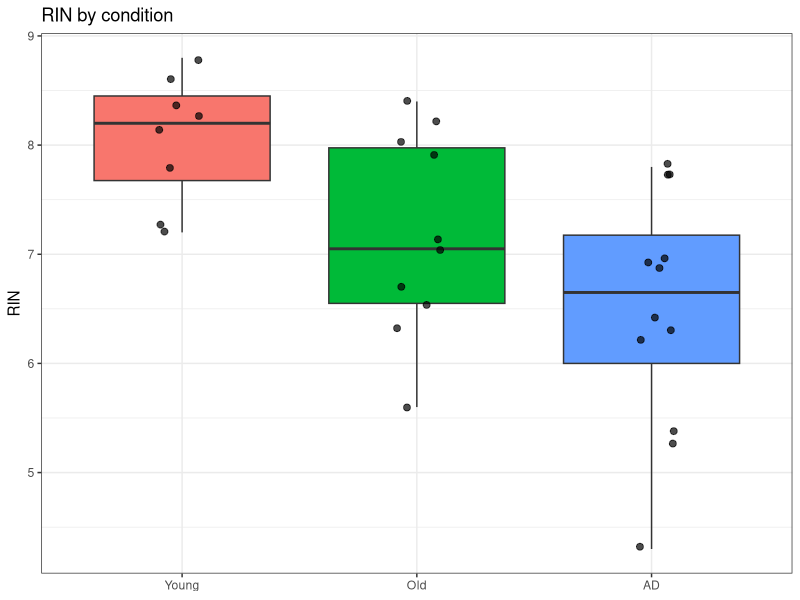
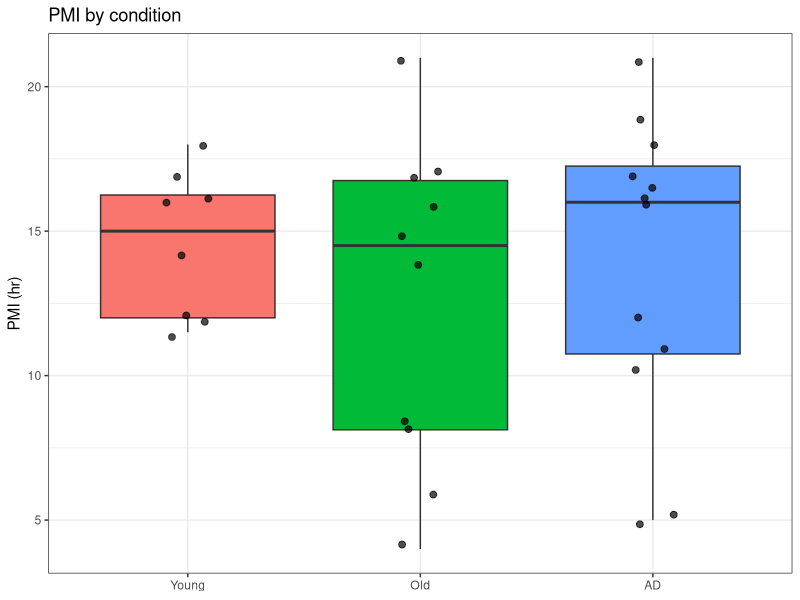

Write R code to recreate these figures, in order.
# 13_covariate_confounding_check.R
# Checks whether donor covariates (RIN, PMI) from 01b_add_donor_covariates.R
# are confounded with condition (Young/Old/AD) — i.e., whether they differ
# systematically between groups, which would bias DESeq2 results run with
# the published design (~ condition, no covariates).
#
# Result: RIN differs significantly by condition (AD lowest); PMI does not.
# Documented as a known limitation of the current design in the README —
# the published pipeline was NOT re-run with RIN as a covariate, to keep
# the main analysis reproducible as originally published.

library(ggplot2)

meta <- read.csv("data/sample_metadata_full.csv")
meta$condition <- factor(meta$condition, levels = c("Young", "Old", "AD"))

ggplot(meta, aes(x = condition, y = rin, fill = condition)) +
  geom_boxplot(outlier.shape = NA) +
  geom_point(position = position_jitter(width = 0.1), size = 2, alpha = 0.7) +
  theme_bw() + theme(legend.position = "none") +
  labs(title = "RIN by condition", y = "RIN", x = NULL)

ggplot(meta, aes(x = condition, y = pmi_hr, fill = condition)) +
  geom_boxplot(outlier.shape = NA) +
  geom_point(position = position_jitter(width = 0.1), size = 2, alpha = 0.7) +
  theme_bw() + theme(legend.position = "none") +
  labs(title = "PMI by condition", y = "PMI (hr)", x = NULL)

kruskal.test(rin ~ condition, data = meta)     # p = 0.003 — significant
kruskal.test(pmi_hr ~ condition, data = meta)  # p = 0.78 — not significant
